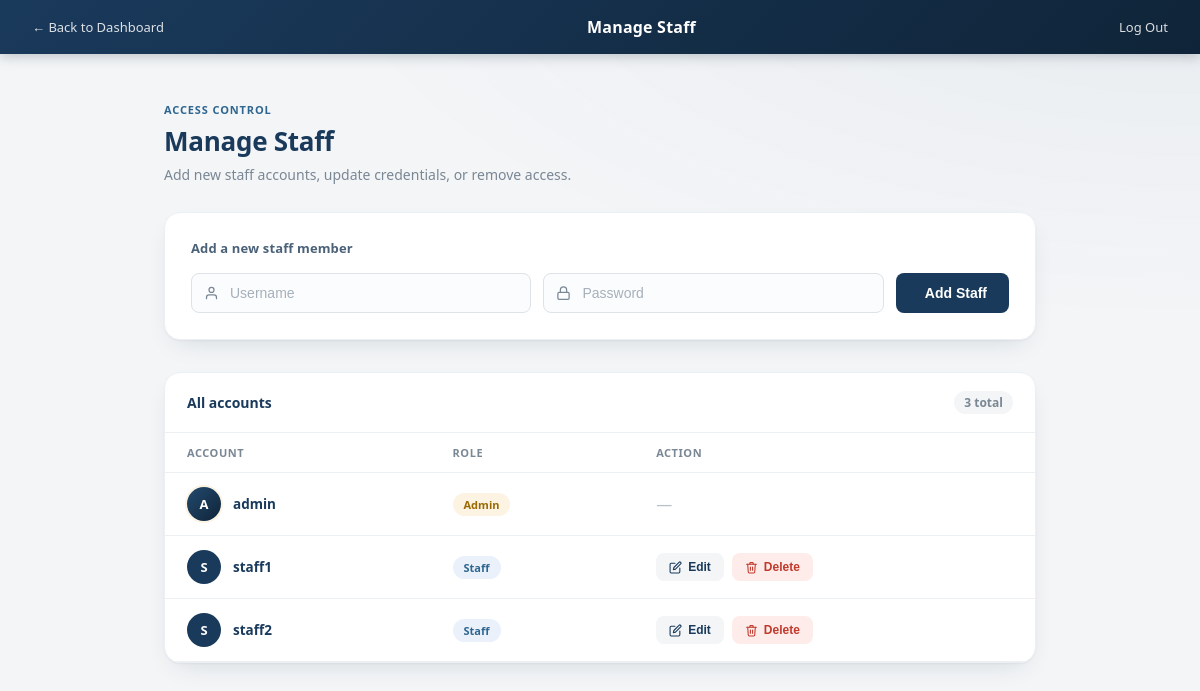
Page /manage-staff (signed in) on the committed database.
### tables this page shows
CREATE TABLE staff (
        id INTEGER PRIMARY KEY AUTOINCREMENT,
        username TEXT UNIQUE NOT NULL,
        password TEXT NOT NULL,
        role TEXT NOT NULL DEFAULT 'staff'
    );

### app.py (the view, shortened to what this page needs)
@app.route('/manage-staff', methods=['GET', 'POST'])
def manage_staff():
    if 'username' not in session or session['role'] != 'admin':
        return redirect('/dashboard')
    error = request.args.get('error')
    conn = sqlite3.connect('ngo.db')
    cursor = conn.cursor()
    cursor.execute("SELECT * FROM staff")
    staff_list = cursor.fetchall()
    conn.close()
    return render_template('manage_staff.html', staff_list=staff_list, error=error)

### templates/manage_staff.html (shortened to what this page needs)
<!DOCTYPE html>
<html>
<head>
</head>
<body>
    <div class="topbar">
        <a href="/dashboard">← Back to Dashboard</a>
        <span>Manage Staff</span>
        <a href="/logout">Log Out</a>
    </div>
    <div class="container">
        <div class="page-head">
            <div class="eyebrow">Access control</div>
            <h1>Manage Staff</h1>
            <p>Add new staff accounts, update credentials, or remove access.</p>
        </div>
        <div class="add-card">
            <h2>Add a new staff member</h2>
            <form method="POST" class="form-row" autocomplete="off">
                <div class="field">
                    <input type="text" name="username" placeholder="Username" required autocomplete="off">
                </div>
                <div class="field">
                    <input type="password" name="password" placeholder="Password" required autocomplete="new-password">
                </div>
                <button type="submit">
                    Add Staff
                </button>
            </form>
        </div>
        <div class="list-card">
            <div class="list-head">
                <h2>All accounts</h2>
                <span class="count">{{ staff_list|length }} total</span>
            </div>
            <table>
                <thead>
                    <tr><th>Account</th><th>Role</th><th>Action</th></tr>
                </thead>
                <tbody>
                    {% for s in staff_list %}
                    <tr class="staff-row" id="view-{{ s[0] }}">
                        <td>
                            <div class="who">
                                <div class="avatar {% if s[3] == 'admin' %}is-admin{% endif %}">{{ s[1][0]|upper }}</div>
                                <span class="username">{{ s[1] }}</span>
                            </div>
                        </td>
                        <td><span class="role-pill {{ s[3] }}">{{ s[3] }}</span></td>
                        <td>
                            {% if s[3] != 'admin' %}
                            <div class="actions">
                                <button type="button" class="icon-btn edit-btn" onclick="toggleEdit({{ s[0] }})">
                                    <svg viewBox="0 0 24 24" fill="none" stroke="currentColor" stroke-width="2" stroke-linecap="round" stroke-linejoin="round"><path d="M11 4H4a2 2 0 0 0-2 2v14a2 2 0 0 0 2 2h14a2 2 0 0 0 2-2v-7"/><path d="M18.5 2.5a2.12 2.12 0 0 1 3 3L12 15l-4 1 1-4Z"/></svg>
                                    Edit
                                </button>
                                <form method="POST" action="{{ url_for('delete_staff', staff_id=s[0]) }}" onsubmit="return confirm('Delete {{ s[1] }}? This cannot be undone.');">
                                    <button type="submit" class="icon-btn delete-btn">
                                        <svg viewBox="0 0 24 24" fill="none" stroke="currentColor" stroke-width="2" stroke-linecap="round" stroke-linejoin="round"><path d="M3 6h18"/><path d="M19 6l-1 14a2 2 0 0 1-2 2H8a2 2 0 0 1-2-2L5 6"/><path d="M10 11v6M14 11v6"/><path d="M9 6V4a1 1 0 0 1 1-1h4a1 1 0 0 1 1 1v2"/></svg>
                                        Delete
                                    </button>
                                </form>
                            </div>
                            {% else %}
                            <span class="no-action">—</span>
                            {% endif %}
                        </td>
                    </tr>
                    {% endfor %}
                </tbody>
            </table>
        </div>
    </div>
</body>
</html>

### rows in the picture
staff: username "A", username "admin", role "Admin"
staff: username "S", username "staff1", role "Staff"
staff: username "S", username "staff2", role "Staff"

### other values in the picture
{{ staff_list|length }} "3"
